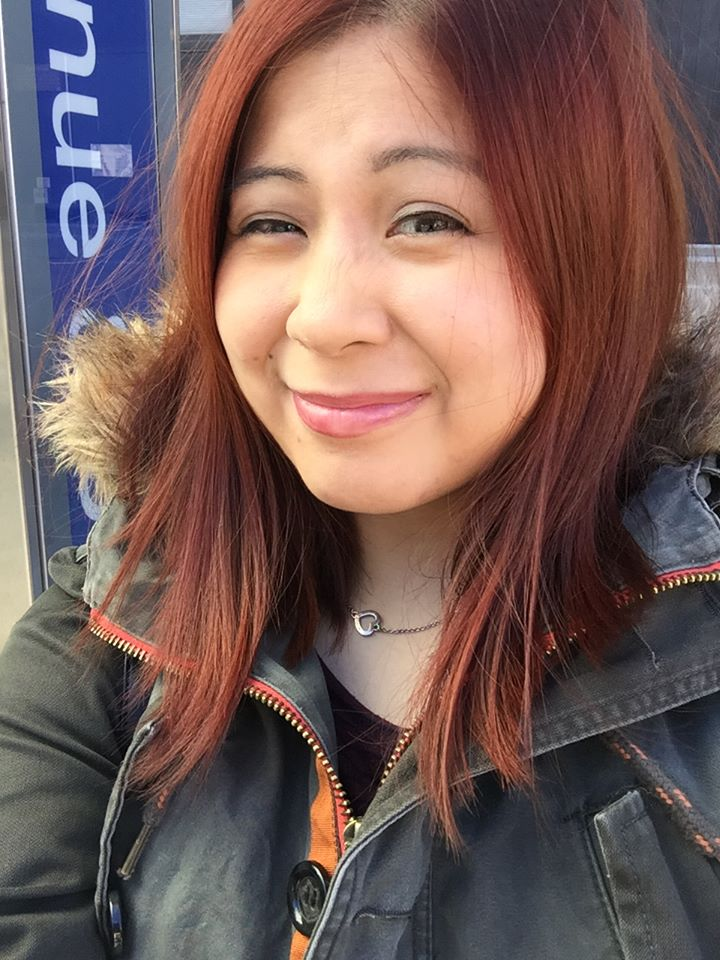
#> input picture facebook_pic.jpg, 720 x 960 px; its folder holds only this picture in this run
$ python -i cnn_sobel_main.py   (imports and definitions only)   (older library calls are emulated)
#> lines starting #> are read from the running program, lines starting #| are printed output that depends on the picture; after the words box and inside, x2 and y2 are one past the last pixel; in counts of white or black regions, pixels touching at a corner belong together
#> further down, picture is the input picture: shape (960, 720, 3); mean B, G, R 87, 91.1, 115.9
"""
Created on Sun Nov 12 18:41:03 2017
Program finds contours and creates a rectangular boundary around it
This python 2 program will be implemented in the cnn loader file
testing nested functions incorporated with command line because there is a segmentation
fault from the pickle load.
@author: maggie
"""
from __future__ import print_function
import glob
import cv2
from matplotlib import pyplot as plt
import scipy.misc
import numpy as np
from tensorflow.python.lib.io import file_io
import joblib
import argparse

"""to run code locally:
   python cnn_sobel_py2.py --job-dir ./ --train-file cropped_random_shapes.pkl
"""

"""code to get boundaries of contour shapes and crops the images based on the
location of the rectangular boundaries"""
def get_edges(image_array):
    #change from np.float16 to np.float32 in pickletestcats file
    #new_image_converted = image_array.astype(np.float32)
    # needed for cv2 to read the image in the proper color format
    original_img = cv2.cvtColor(np.array(image_array), cv2.COLOR_BGR2RGB)

    # requires the image to be in grayscale:
    # convert copy of original image array to grayscale
    grayscale = cv2.cvtColor(original_img, cv2.COLOR_BGR2GRAY)

    # Gaussian to remove noise from
    img = cv2.GaussianBlur(grayscale,(3,3),0)
    # Edge Detection Filter: use sobel algorithm to detect edges
    sobelx = cv2.Sobel(img,cv2.CV_64F,1,0,ksize=5)
    sobely = cv2.Sobel(img,cv2.CV_64F,0,1,ksize=5)
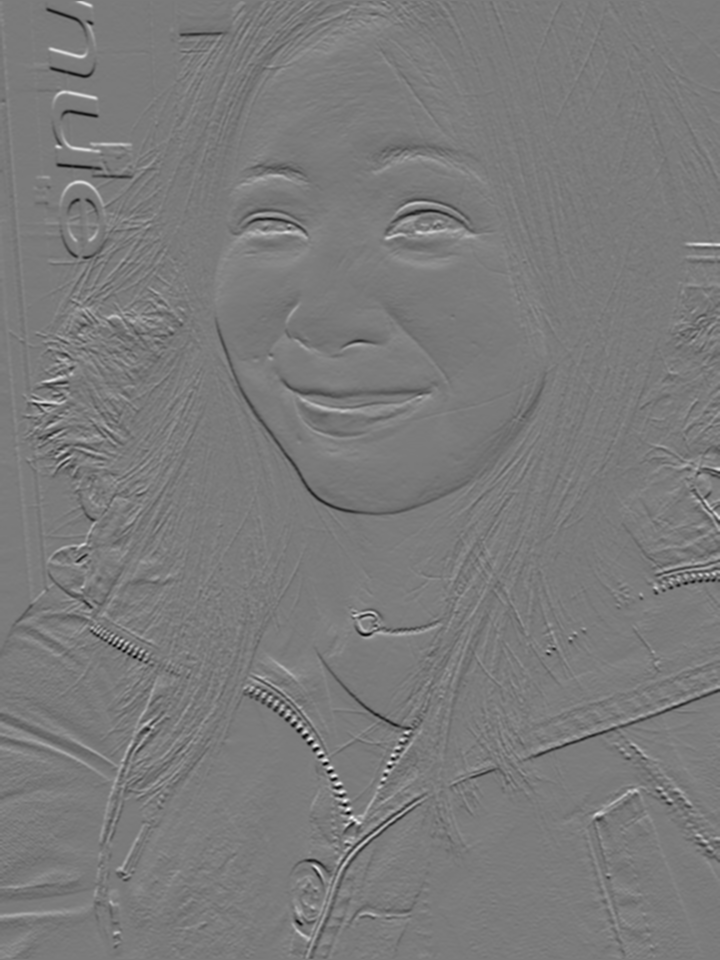
#> sobely: shape (960, 720) float64; min -6300, max 6752, mean -1.7; drawn with min black and max white
    gradient_x = cv2.convertScaleAbs(sobelx)
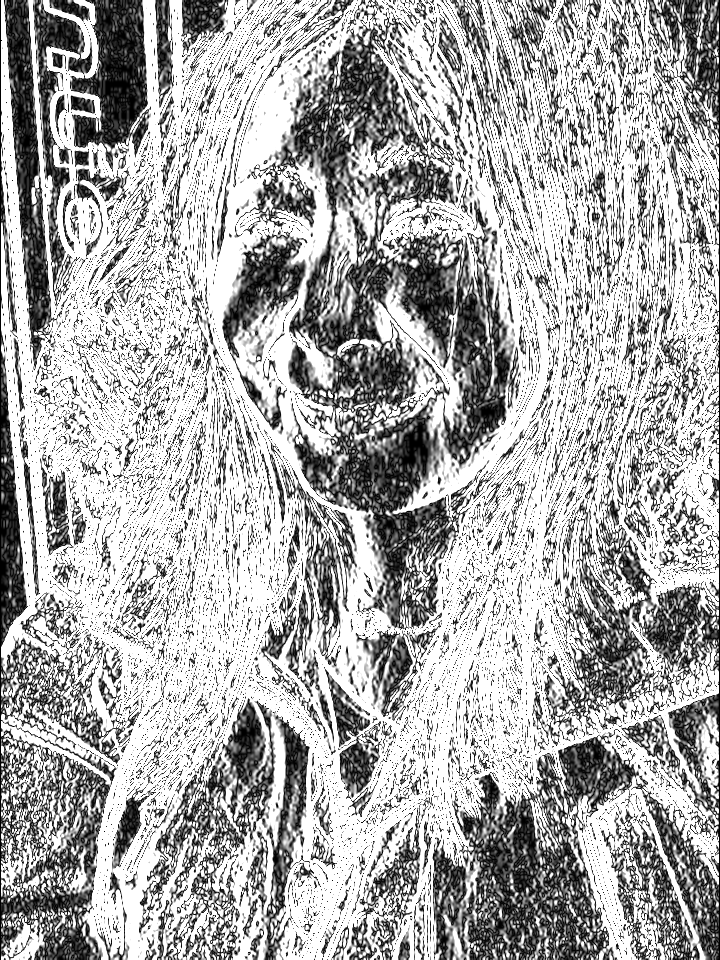
#> gradient_x: shape (960, 720); min 0, max 255, mean 171.3
    gradient_y = cv2.convertScaleAbs(sobely)
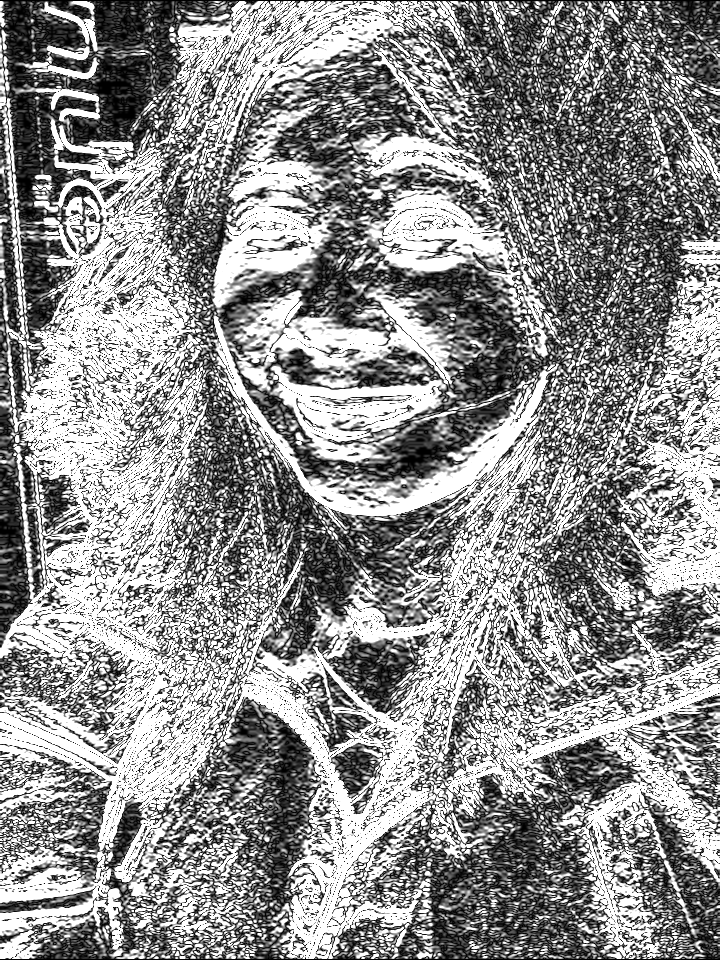
#> gradient_y: shape (960, 720); min 0, max 255, mean 143.4
    #combine two sobel gradients
    gradient_t = cv2.addWeighted(gradient_x, 0.5, gradient_y, 0.5, 0)

    # Threshold filter
    # create threshold to separate edges from background
    # retval, thresh_gray = cv2.threshold(grayscale, thresh=127,
                                         # maxval=255, type=cv2.THRESH_BINARY)
    im2, contours, hierarchy = cv2.findContours(gradient_t,
                                                cv2.RETR_TREE,
                                                cv2.CHAIN_APPROX_SIMPLE)
#> contours = 68 contours, 59 with area under 20; largest, box (x1, y1, x2, y2) and area: (0, 0, 720, 960) 689435, (105, 81, 130, 95) 144, (402, 455, 416, 465) 68, (129, 105, 135, 119) 54, (420, 447, 428, 455) 42
    cv2.drawContours(gradient_t, contours, 0, (0, 0, 255), 2)
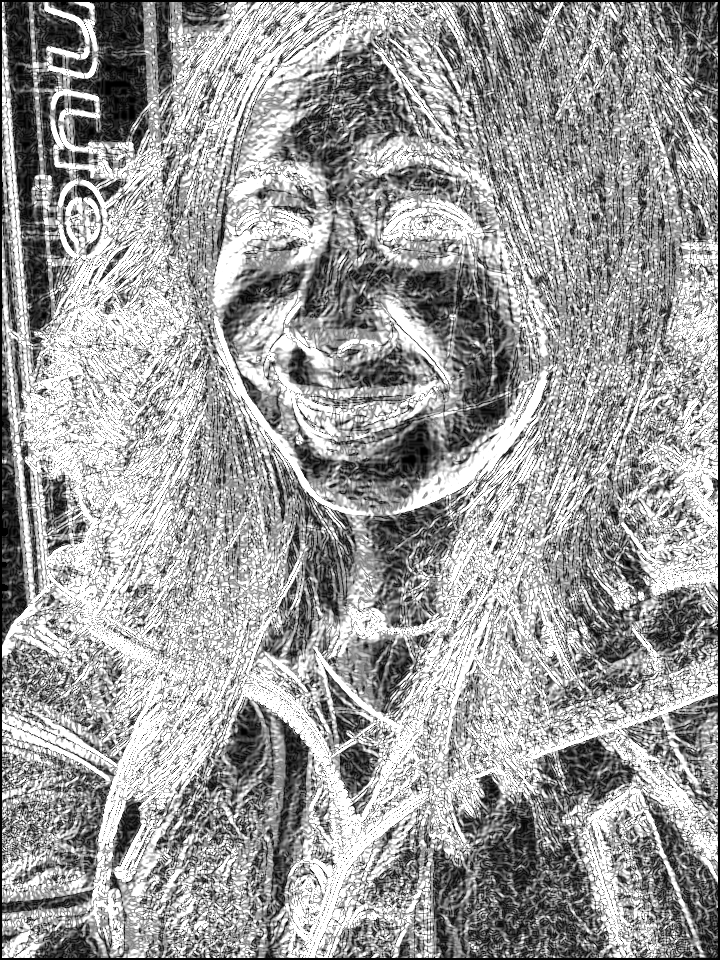
#> gradient_t: shape (960, 720); min 0, max 255, mean 156.4

    # with each contour, find 2 sets of coordinates to draw bounding rectangle
    # need to do list allocation here
    edge_list_x = []
    edge_list_y = []
    for c in contours:
        x, y, width, height = cv2.boundingRect(c)
        # draw bounding rectangles around contours
        cv2.rectangle(grayscale, (x,y), (x+width, y+height), (0,255,0), 2)
        edge_list_x.append(x)
        edge_list_y.append(y)
        edge_list_x.append(x+width)
        edge_list_y.append(y+height)
#> this loop made 68 passes
#> (x, y, width, height) on passes 1, 3, 4, 11, 12, 14, 15, 16, 18, 19, 22, 24: (0, 0, 720, 960), (241, 729, 6, 6), (626, 561, 4, 5), (4, 522, 3, 4), (1, 521, 3, 5), (402, 455, 14, 10), (420, 447, 8, 8), (417, 438, 6, 4), (492, 413, 3, 4), (500, 377, 3, 4), (42, 313, 4, 5), (265, 283, 6, 3)
#> (c, x, y, width, height) on passes 2, 5, 6, 7, 8, 9: ([[654, 843], [655, 842], [656, 843], [655, 844]], 654, 842, 3, 3), ([[619, 559], [620, 558], [621, 559], [620, 560]], 619, 558, 3, 3), ([[19, 559], [20, 558], [21, 559], [20, 560]], 19, 558, 3, 3), ([[9, 542], [10, 541], [11, 542], [10, 543]], 9, 541, 3, 3), ([[8, 540], [9, 539], [10, 540], [9, 541]], 8, 539, 3, 3), ([[13, 530], [14, 529], [15, 530], [14, 531]], 13, 529, 3, 3)
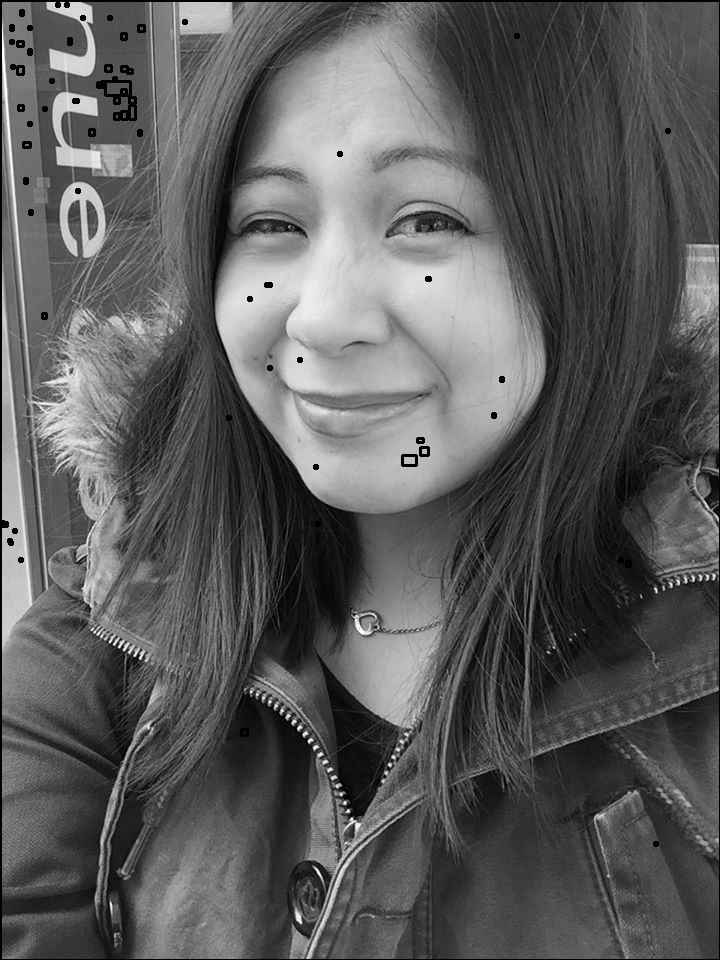
#> grayscale: shape (960, 720); min 0, max 255, mean 91.3
#> after the loop, edge_list_x = 136 values, max 720 at index 1, min 0 at index 0, mean 175.1; edge_list_y = 136 values, max 960 at index 1, min 0 at index 0, mean 226.1

    smallest_x = min(edge_list_x)
#> smallest_x = 0
    smallest_y = min (edge_list_y)
#> smallest_y = 0
    largest_x = max(edge_list_x)
#> largest_x = 720
    largest_y = max(edge_list_y)
#> largest_y = 960

    offset = 5
    # draws physical rectangle to be cropped
    # cv2.rectangle(grayscale, (smallest_x, smallest_y),
    #             (largest_x, largest_y), (0,255,0), 2)
    # use this function to crop on original image in keras 2Dcropping
    # (extra layer between CNN layers)
    crop_original_image = image_array[smallest_y + offset:largest_y + offset,
                                      smallest_x + offset:largest_x + offset]
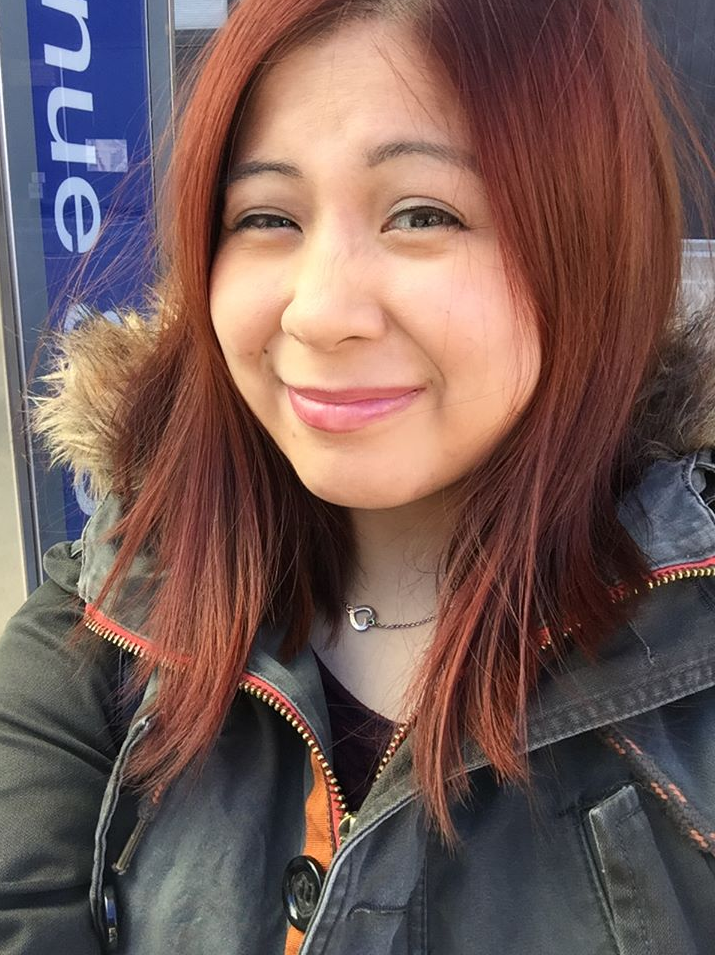
#> crop_original_image: shape (955, 715, 3); mean B, G, R 86.5, 90.7, 115.7
    print ("Shape of cropped image: " , crop_original_image.shape)
#| Shape of cropped image:  (955, 715, 3)

    '''plt.subplot(2,2,1),plt.imshow(image_array)
    plt.title('original image'), plt.xticks([]), plt.yticks([])
    plt.subplot(2,2,2),plt.imshow(grayscale)
    plt.title('grayscale'), plt.xticks([]), plt.yticks([])
    plt.subplot(2,2,3),plt.imshow(crop_original_image)
    plt.title('crop'), plt.xticks([]), plt.yticks([])'''

    return crop_original_image
    #return image_array

# [20 lines not run here, left out]

    #plt.imshow(get_edges(train_shape_dataset[100]))


>>> import cv2
>>> picture = cv2.imread('facebook_pic.jpg')
>>> result = get_edges(picture)
